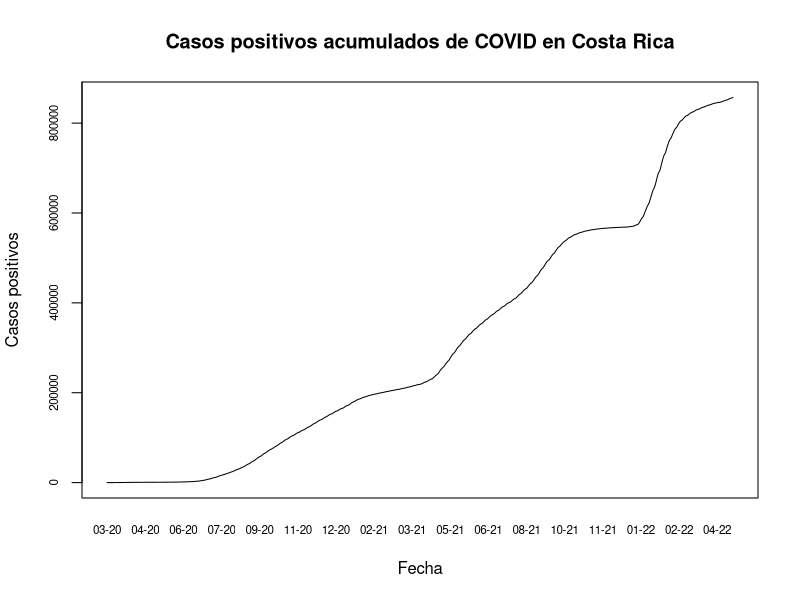
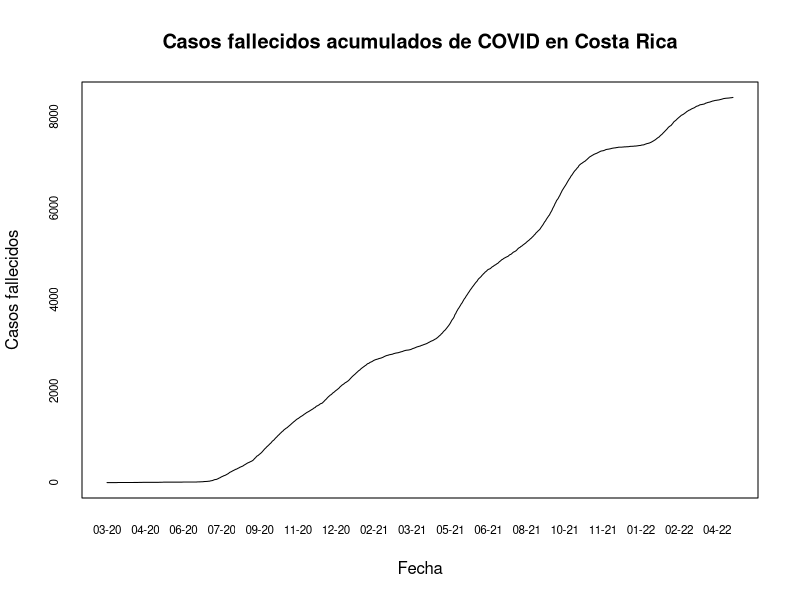
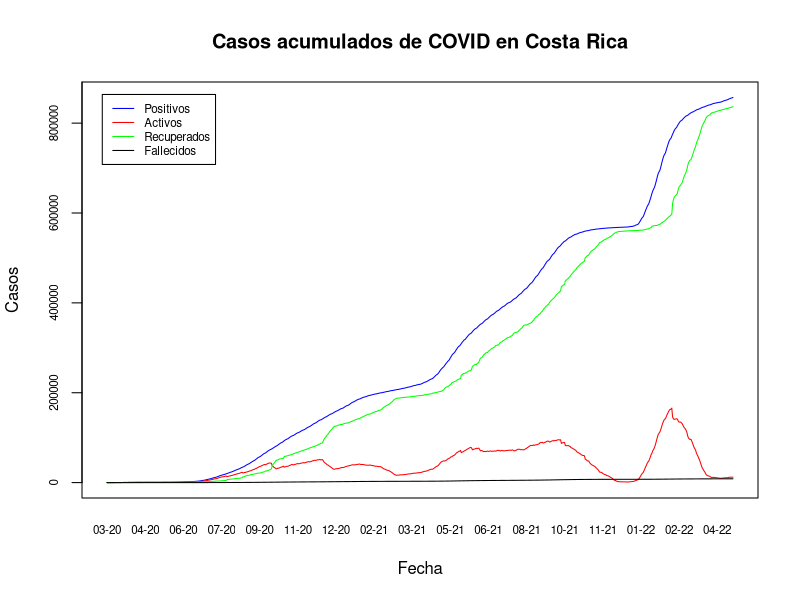
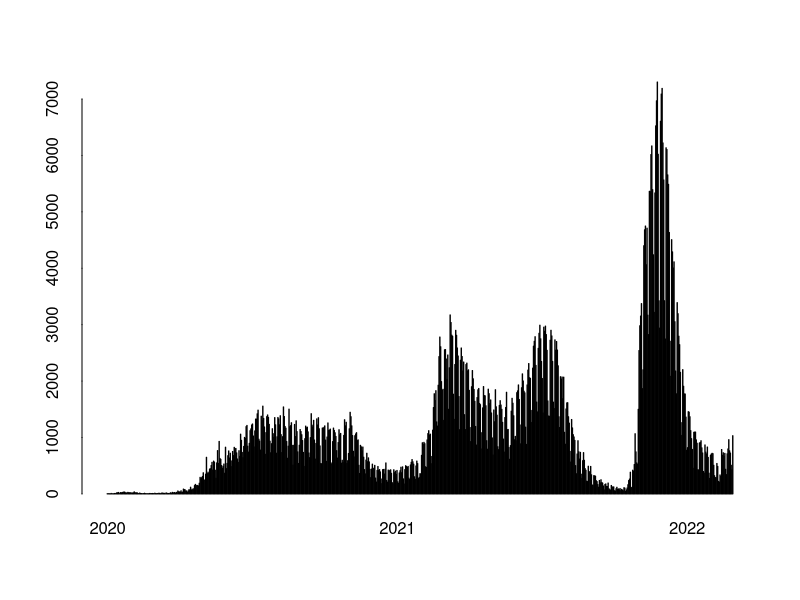
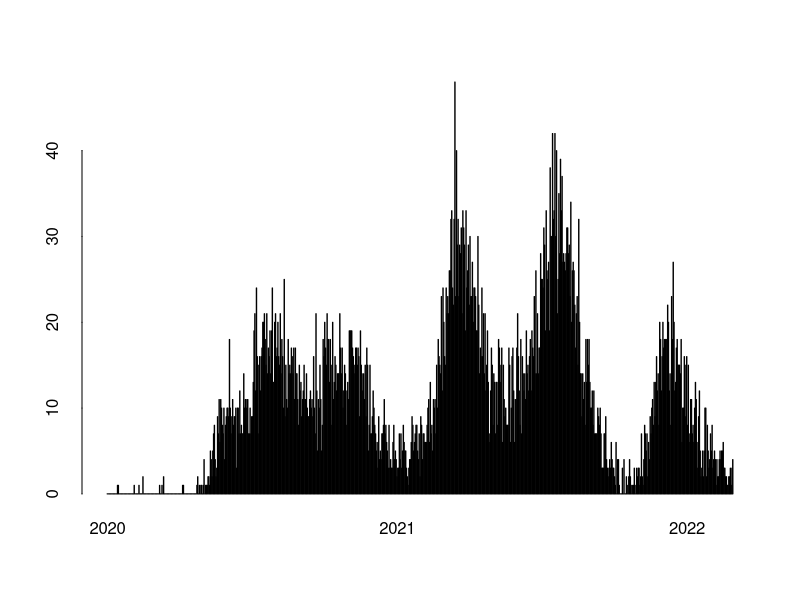

Write R code to recreate these figures, in order.
## ---- chunk 1
knitr::opts_chunk$set(echo = TRUE)
## ---- chunk 2
covid <- read.csv("05_03_22_CSV_GENERAL.csv", sep = ";")
## ---- chunk 3
options(scipen = 7)
## ---- chunk 4
covid$FECHA <- as.Date(covid$FECHA, format = "%d/%m/%Y")
## ---- chunk 5
# Gráfico de líneas
plot(
  covid$FECHA,
  covid$positivos,
  type = "l",
  xaxt = "n",
  yaxt = "n",
  main = "Casos positivos acumulados de COVID en Costa Rica",
  xlab = "Fecha",
  ylab = "Casos positivos"
)

# Formato del eje X
axis(side = 1,
     covid$FECHA,
     tick = FALSE,
     format(covid$FECHA, "%m-%y"),
     cex.axis = .7)

# Formato del eje Y
axis(
  side = 2,
  covid$positivos,
  labels = TRUE,  
  at = seq(0, 1000000, by = 200000),
  cex.axis = .7
)
## ---- chunk 6
# Gráfico de líneas
plot(
  covid$FECHA,
  covid$fallecidos,
  type = "l",
  xaxt = "n",
  yaxt = "n",
  main = "Casos fallecidos acumulados de COVID en Costa Rica",
  xlab = "Fecha",
  ylab = "Casos fallecidos"
)

# Formato del eje X
axis(side = 1,
     covid$FECHA,
     tick = FALSE,
     format(covid$FECHA, "%m-%y"),
     cex.axis = .7)

# Formato del eje Y
axis(
  side = 2,
  covid$fallecidos,
  labels = TRUE,  
  at = seq(0, 10000, by = 2000),
  cex.axis = .7
)
## ---- chunk 7
# Gráfico de líneas de casos activos
plot(
  covid$FECHA,
  covid$positivos,
  type = "l",
  xaxt = "n",
  yaxt = "n",
  main = "Casos acumulados de COVID en Costa Rica",
  xlab = "Fecha",
  ylab = "Casos",
  col = "blue"
)

# Casos activos
lines(covid$FECHA, covid$activos, col="red")

# Casos recuperados
lines(covid$FECHA, covid$RECUPERADOS, col="green")

# Casos fallecidos
lines(covid$FECHA, covid$fallecidos, col="black")

# Leyenda
legend(
  x = "topleft",
  inset = 0.03,
  legend = c("Positivos", "Activos", "Recuperados", "Fallecidos"),
  col = c("blue", "red", "green", "black"),
  lty = 1,
  cex = 0.7)

# Formato del eje X
axis(side = 1,
     covid$FECHA,
     tick = FALSE,
     format(covid$FECHA, "%m-%y"),
     cex.axis = .7)

# Formato del eje Y
axis(
  side = 2,
  covid$positivos,
  labels = TRUE,  
  at = seq(0, 1000000, by = 200000),
  cex.axis = .7
)
## ---- chunk 8
# Gráfico de barras
barplot(
  height=covid$nue_posi,
  names.arg=format(covid$FECHA, "%Y"),
  ann = FALSE, 
  bty = "n", 
  tck = 0, 
  xaxt = "n",
  space = 1,
  main="Casos positivos por día",
  xlab = "Fecha",
  ylab = "Casos positivos",
  col = "blue"
)

# Fechas minima y máxima
x_min <- min(covid$FECHA)
x_max <- max(covid$FECHA)

# Formato del eje X
axis(
  side = 1,
  at = match(seq(as.Date(x_min), x_max, "years"), covid$FECHA) * (1 + 1),
  labels = format(seq(as.Date(x_min), x_max, "years"), "%Y"),
  lwd = 0)
## ---- chunk 9
# Gráfico de barras
barplot(
  height=covid$nue_falleci,
  names.arg=format(covid$FECHA, "%Y"),
  ann = FALSE, 
  bty = "n", 
  tck = 0, 
  xaxt = "n",
  space = 1,
  main="Casos fallecidos por día",
  xlab = "Fecha",
  ylab = "Casos fallecidos",
  col = "black"
)

# Fechas minima y máxima
x_min <- min(covid$FECHA)
x_max <- max(covid$FECHA)

# Formato del eje X
axis(
  side = 1,
  at = match(seq(as.Date(x_min), x_max, "years"), covid$FECHA) * (1 + 1),
  labels = format(seq(as.Date(x_min), x_max, "years"), "%Y"),
  lwd = 0)
